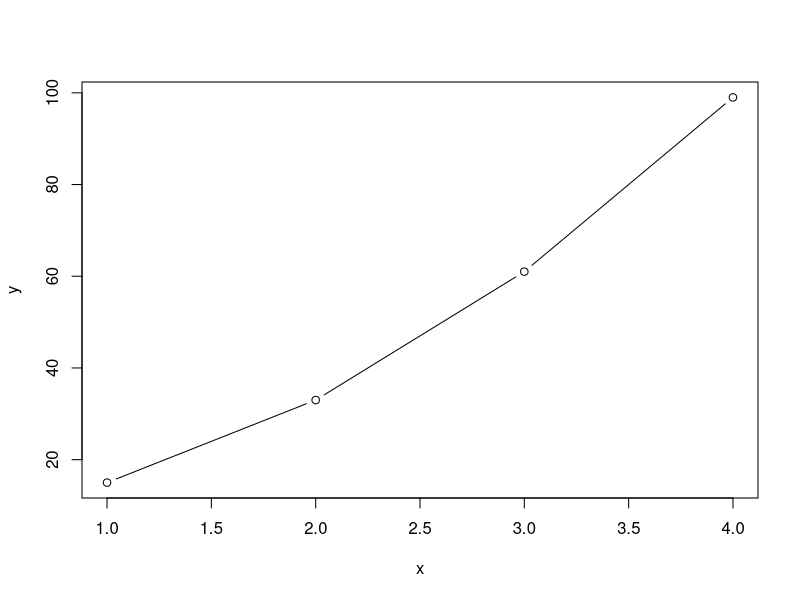

The R script that drew this image:
szum <- function(x,h){
    s <- 0
    n <- length(x)
    for(i in 1:n){
        s <- s + x[i]^h
    }
    return(s)
}
 
szum2 <- function(x,y,h){
    s <- 0
    n <- length(x)
    for(i in 1:n){
        s <- s + x[i]^h * y[i]
    }
    return(s)
}
 
deter <- function(m){
	d <- m[1]*m[4] - m[2]*m[3]
    return(d)
}

matrixdeter <- function(m){
	a1<-m[1]
	a2<-m[4]
	a3<-m[7]
	m1<- m[-c(1), -c(1)]
	m2<- m[-c(1), -c(2)]
	m3<- m[-c(1), -c(3)]
	s<- a1*deter(m1) - a2*deter(m2) + a3*deter(m3)
	return(s)
}

a2MatrixCreator <- function(x,y)
{
	m <- matrix(, nrow = 3, ncol = 3)
	m[1] <- szum2(x,y,2)
	m[2] <- szum2(x,y,1)
	m[3] <- szum2(x,y,0)
	m[4] <- szum(x,3)
	m[5] <- szum(x,2)
	m[6] <- szum(x,1)
	m[7] <- szum(x,2)
	m[8] <- szum(x,1)
	m[9] <- szum(x,0)
	return(m)

}

a1MatrixCreator <- function(x,y)
{
	m <- matrix(, nrow = 3, ncol = 3)
	m[1] <- szum(x,4)
	m[2] <- szum(x,3)
	m[3] <- szum(x,2)
	m[4] <- szum2(x,y,2)
	m[5] <- szum2(x,y,1)
	m[6] <- szum2(x,y,0)
	m[7] <- szum(x,2)
	m[8] <- szum(x,1)
	m[9] <- szum(x,0)
	return(m)

}

a0MatrixCreator <- function(x,y)
{
	m <- matrix(, nrow = 3, ncol = 3)
	m[1] <- szum(x,4)
	m[2] <- szum(x,3)
	m[3] <- szum(x,2)
	m[4] <- szum(x,3)
	m[5] <- szum(x,2)
	m[6] <- szum(x,1)
	m[7] <- szum2(x,y,2)
	m[8] <- szum2(x,y,1)
	m[9] <- szum2(x,y,0)
	return(m)

}

secondaryMatrixCreator <- function(x)
{
	m <- matrix(, nrow = 3, ncol = 3)
	m[1] <- szum(x,4)
	m[2] <- szum(x,3)
	m[3] <- szum(x,2)
	m[4] <- szum(x,3)
	m[5] <- szum(x,2)
	m[6] <- szum(x,1)
	m[7] <- szum(x,2)
	m[8] <- szum(x,1)
	m[9] <- szum(x,0)
	return(m)

}

 
#kell az a2 a1 a0
#y legyen 5x^2 + 3x + 7

x<- c(1,2,3,4)
y<- 5*x^2+3*x+7
linreg <- function(x,y){
    a2m <- matrixdeter(a2MatrixCreator(x,y)) / matrixdeter(secondaryMatrixCreator(x))
    a1m <- matrixdeter(a1MatrixCreator(x,y)) / matrixdeter(secondaryMatrixCreator(x))
    a0m <- matrixdeter(a0MatrixCreator(x,y)) / matrixdeter(secondaryMatrixCreator(x))

    print(a2m)
    print(a1m)
    print(a0m)

	plot(x,y,"b")
}

linreg(x,y)